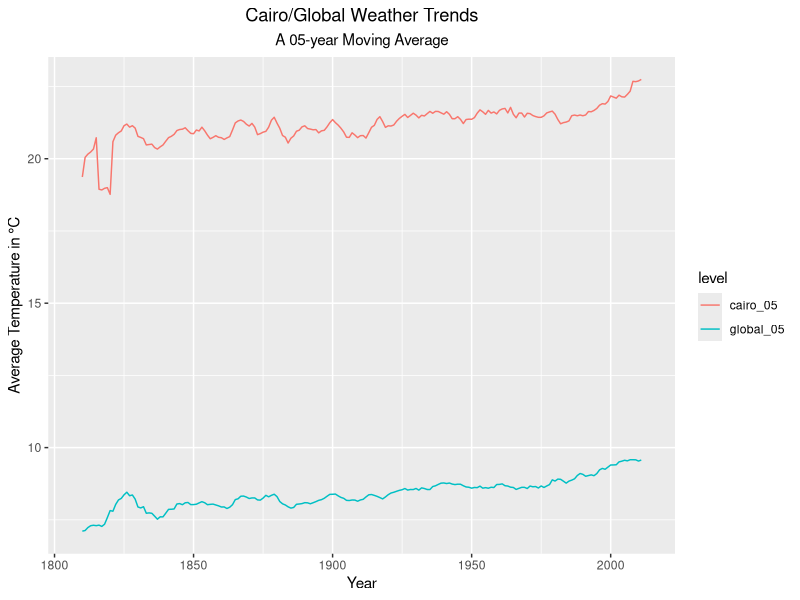
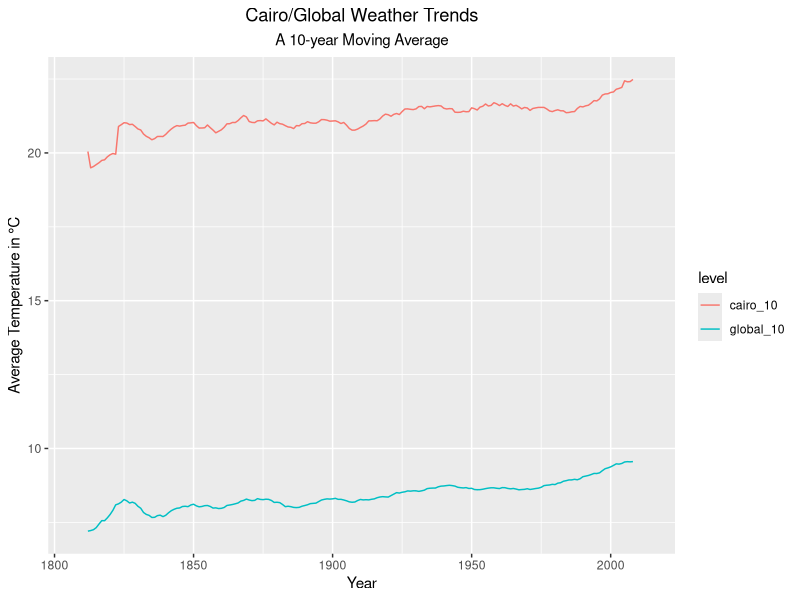
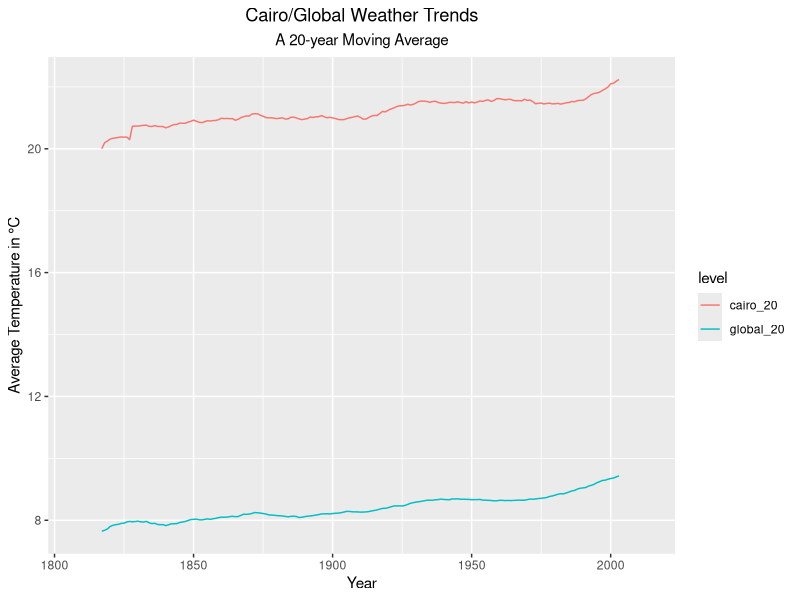
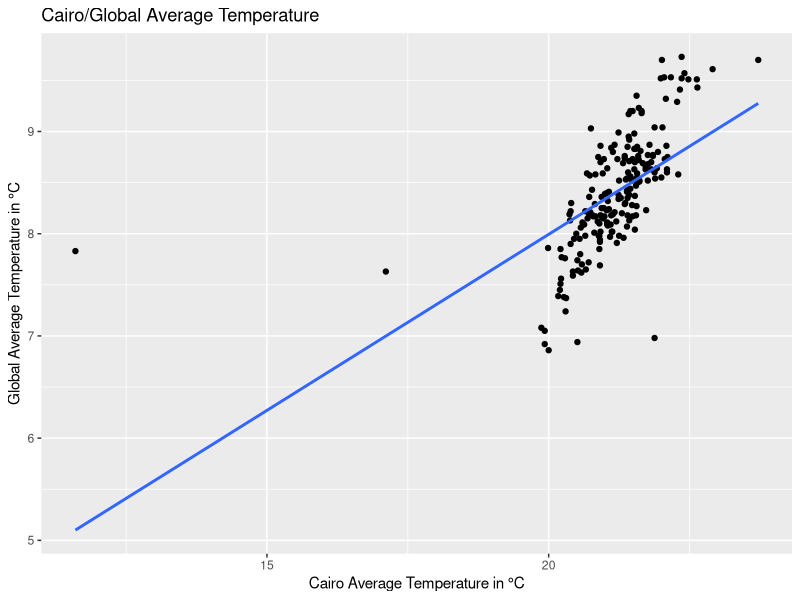
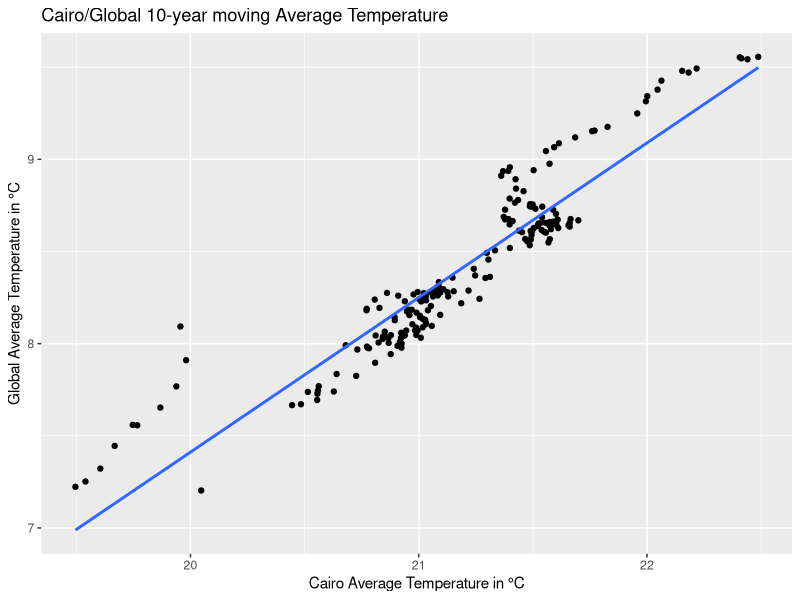
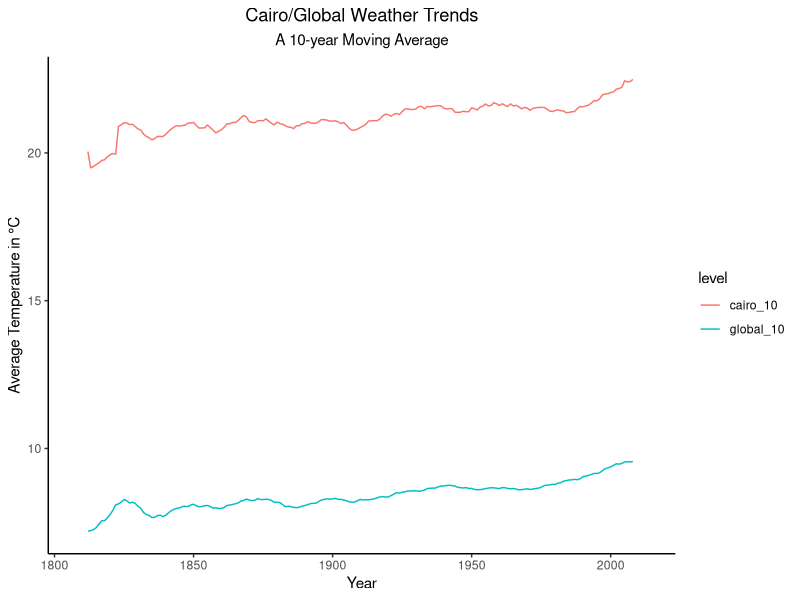
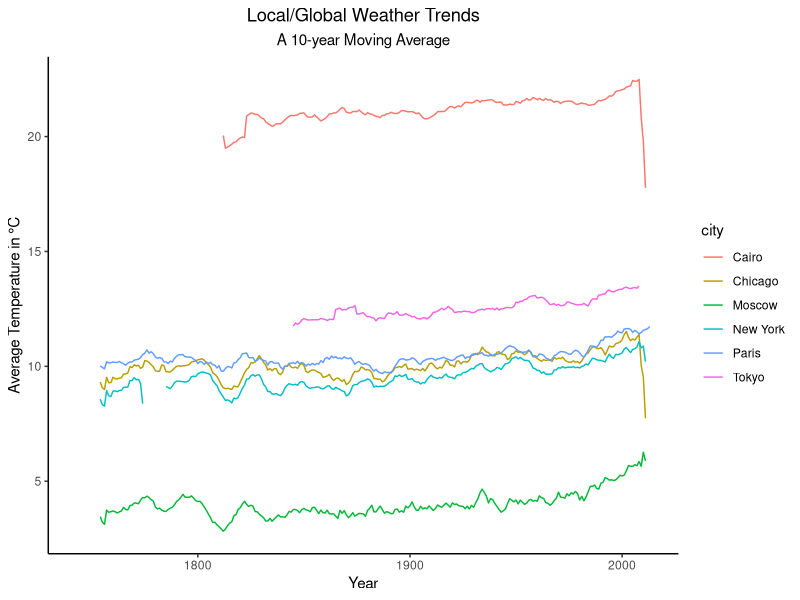

Write the R code that produced these figures, in order.
## ---- chunk 1
library(readr)
library(tidyr)
library(dplyr)
library(ggplot2)
library(zoo)

#importing the data set 
cairo <- read_csv("cairo_results.csv")
glimpse(cairo)

#calculating 5,10, and 20 year moving averages using the rollmean function
#provided by zoo package
cairo_ma <- cairo %>%
  mutate(cairo_05 = rollmean(avg_temp_city, 5, fill = NA ),
         cairo_10 = rollmean(avg_temp_city, 10, fill = NA ),
         cairo_20 = rollmean(avg_temp_city, 20, fill = NA ),
         global_05 = rollmean(avg_temp_global, 5, fill = NA ),
         global_10 = rollmean(avg_temp_global, 10, fill = NA ),
         global_20 = rollmean(avg_temp_global, 20, fill = NA ))
glimpse(cairo_ma)

# subsetting and reshaping each moving average for comparison
cairo_ma05 <- cairo_ma %>%
  select( year, cairo_05, global_05) %>%
  gather( key= "level", value="Temperature", cairo_05, global_05)
cairo_ma10 <- cairo_ma %>%
  select( year, cairo_10, global_10) %>%
  gather( key= "level", value="Temperature", cairo_10, global_10)
cairo_ma20 <- cairo_ma %>%
  select( year, cairo_20, global_20) %>%
  gather( key= "level", value="Temperature", cairo_20, global_20)
## ---- chunk 2
# visualizing and comparing the 05-year moving average of cairo and global 
# temperature
ggplot(cairo_ma05 , aes(x= year, y= Temperature , color = level))+
  geom_line()+
  labs(
    x="Year",
    y="Average Temperature in °C",
    title="Cairo/Global Weather Trends",
    subtitle = "A 05-year Moving Average")+
  theme(plot.title = element_text(hjust = 0.5),
        plot.subtitle = element_text(hjust = 0.5))

# visualizing and comparing the 10-year moving average of cairo and global 
# temperature
ggplot(cairo_ma10 , aes(x= year, y= Temperature , color = level))+
  geom_line()+
  labs(
    x="Year",
    y="Average Temperature in °C",
    title="Cairo/Global Weather Trends",
    subtitle = "A 10-year Moving Average")+
  theme(plot.title = element_text(hjust = 0.5),
        plot.subtitle = element_text(hjust = 0.5))

# visualizing and comparing the 20-year moving average of cairo and global 
# temperature
ggplot(cairo_ma20 , aes(x= year, y= Temperature , color = level))+
  geom_line()+
  labs(
    x="Year",
    y="Average Temperature in °C",
    title="Cairo/Global Weather Trends",
    subtitle = "A 20-year Moving Average")+
  theme(plot.title = element_text(hjust = 0.5),
        plot.subtitle = element_text(hjust = 0.5))

## ---- chunk 3
# correlation coefficient between the average for cairo and global 
# temperature
pearson <- cor(cairo_ma$avg_temp_city, cairo_ma$avg_temp_global,
               method= "pearson")
pearson

# ploting using ggplot
ggplot(cairo_ma, aes(x= avg_temp_city, y= avg_temp_global)) +
  geom_point() +
  geom_smooth(method = lm, 
              se = FALSE)+
  labs(x= "Cairo Average Temperature in °C",
       y= "Global Average Temperature in °C",
       title = "Cairo/Global Average Temperature")



# correlation coefficient between the 10-year moving average for cairo and 
# global temperature
pearson_ma <- cor(cairo_ma$cairo_10, cairo_ma$global_10, 
                  method= "pearson", use= "complete.obs" )
pearson_ma

# ploting using ggplot
ggplot(cairo_ma, aes(x= cairo_10, y= global_10)) +
  geom_point() +
  geom_smooth(method = lm, 
              se = FALSE)+
  labs(x= "Cairo Average Temperature in °C",
       y= "Global Average Temperature in °C",
       title = "Cairo/Global 10-year moving Average Temperature")

## ---- chunk 4
ggplot(cairo_ma10 , aes(x= year, y= Temperature , color = level))+
  geom_line()+
  labs(
    x="Year",
    y="Average Temperature in °C",
    title="Cairo/Global Weather Trends",
    subtitle = "A 10-year Moving Average")+
  theme_classic()+
  theme(plot.title = element_text(hjust = 0.5),
        plot.subtitle = element_text(hjust = 0.5))
  

## ---- chunk 5

# importing the data set
cities <- read.csv("cities_results.csv")
glimpse(cities)

# calculating 10-year moving averages using the rollmean function
# provided by zoo package
cities_ma <- cities %>%
  mutate(city_10 = rollmean(avg_temp_city, 10, fill = NA )) %>%
  select( year, city, city_10)
  
glimpse(cities_ma)

# visualizing the 10-year moving average of different cities
ggplot(cities_ma , aes(x= year, y= city_10, color= city))+
  geom_line()+
  labs(
    x="Year",
    y="Average Temperature in °C",
    title="Local/Global Weather Trends",
    subtitle = "A 10-year Moving Average")+
  theme_classic()+
  theme(plot.title = element_text(hjust = 0.5),
        plot.subtitle = element_text(hjust = 0.5))
